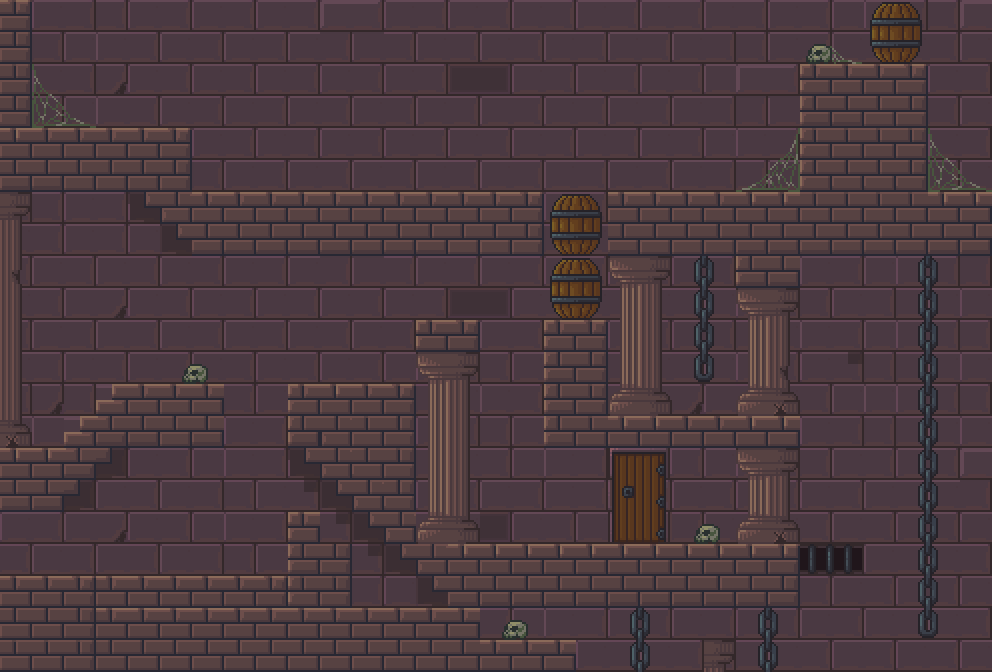

Below is a game level as drawn by its tile map, then a one-line description and the .tmx file that defines it, in full:
An orthogonal 31x21 tile map with 32x32 px tiles, 3 tile layers (background, BARREL_1, BARREL_2) and 25 objects.

<map version="1.9" tiledversion="1.9.2" orientation="orthogonal" renderorder="right-down" width="31" height="21" tilewidth="32" tileheight="32" infinite="0" nextlayerid="13" nextobjectid="87">
 <editorsettings>
  <export target="../../../../Desktop/Map1..tmx" format="tmx" />
 </editorsettings>
 <tileset firstgid="1" source="Eevings_tileSheet.tsx" />
 <layer id="1" name="background" width="31" height="21">
  <data encoding="csv">
268,269,270,14,15,16,17,18,19,20,21,22,23,24,25,26,27,28,29,30,11,12,13,14,15,16,17,259,260,20,21,
298,299,300,44,45,46,47,48,49,50,51,52,53,54,55,56,57,58,59,60,41,42,43,233,234,235,236,289,290,239,240,
328,329,330,74,75,76,77,78,79,80,81,82,83,84,85,86,87,88,89,90,71,72,73,263,264,265,266,267,268,269,270,
358,359,360,104,105,106,107,108,109,110,111,112,113,114,115,116,117,118,119,120,101,102,103,293,294,295,296,297,298,299,300,
317,546,547,548,549,550,137,138,139,140,141,142,143,144,145,146,147,148,149,150,131,132,133,323,324,325,326,327,328,329,330,
347,576,577,578,579,580,167,168,169,170,171,172,173,174,175,176,177,178,179,180,161,162,163,353,354,355,356,357,358,359,360,
380,192,193,194,381,382,546,546,546,546,546,546,546,546,547,548,550,483,484,546,547,548,549,383,384,385,386,387,388,389,390,
410,12,13,14,15,412,576,576,576,576,576,576,576,576,577,578,580,513,514,576,577,578,579,413,414,415,416,417,418,419,420,
440,42,43,44,45,46,47,48,49,50,51,52,53,54,55,56,57,483,484,433,434,249,250,575,647,46,47,48,9,10,51,
470,72,73,74,75,76,77,78,79,80,81,82,83,84,85,86,87,513,514,463,464,279,280,379,380,76,77,78,39,40,81,
500,102,103,104,105,106,107,108,109,110,111,112,113,545,550,116,117,545,550,493,494,309,310,409,410,106,107,108,69,70,111,
530,132,133,134,135,587,588,138,139,140,141,142,143,433,434,146,147,575,580,523,524,339,340,439,440,441,442,138,99,100,141,
560,438,436,316,546,547,546,482,483,373,318,548,268,463,464,176,177,575,610,583,584,438,468,589,590,471,472,168,129,130,171,
590,468,316,346,576,577,576,483,484,403,382,326,298,493,494,206,207,575,609,615,616,546,547,617,618,501,502,198,159,160,201,
318,319,346,376,15,16,17,483,484,381,382,356,328,523,524,26,27,166,167,457,458,527,528,433,434,531,532,18,189,190,21,
348,349,376,44,45,46,47,513,514,411,412,382,358,553,554,56,57,483,484,487,488,557,558,559,560,561,562,48,219,220,51,
483,484,73,74,75,76,77,483,484,545,411,412,382,583,584,86,87,513,514,517,518,587,588,589,590,591,592,78,249,250,81,
513,514,103,104,105,106,107,513,514,575,580,411,412,382,319,319,318,318,319,615,616,617,618,619,620,621,622,108,279,280,111,
548,549,550,546,546,547,548,549,550,605,610,142,143,412,349,349,348,348,349,645,646,647,648,649,650,651,652,138,309,310,141,
578,579,580,547,548,549,547,548,549,547,548,549,547,548,549,587,588,178,179,9,10,162,163,9,10,166,167,168,339,340,171,
608,609,610,577,578,579,577,578,579,577,578,579,577,578,579,547,548,549,209,39,40,192,380,39,40,196,197,198,199,200,201
</data>
 </layer>
 <layer id="11" name="BARREL_1" width="31" height="21">
  <data encoding="csv">
0,0,0,0,0,0,0,0,0,0,0,0,0,0,0,0,0,0,0,0,0,0,0,0,0,0,0,0,0,0,0,
0,0,0,0,0,0,0,0,0,0,0,0,0,0,0,0,0,0,0,0,0,0,0,0,0,0,0,0,0,0,0,
0,0,0,0,0,0,0,0,0,0,0,0,0,0,0,0,0,0,0,0,0,0,0,0,0,0,0,0,0,0,0,
0,0,0,0,0,0,0,0,0,0,0,0,0,0,0,0,0,0,0,0,0,0,0,0,0,0,0,0,0,0,0,
0,0,0,0,0,0,0,0,0,0,0,0,0,0,0,0,0,0,0,0,0,0,0,0,0,0,0,0,0,0,0,
0,0,0,0,0,0,0,0,0,0,0,0,0,0,0,0,0,0,0,0,0,0,0,0,0,0,0,0,0,0,0,
0,0,0,0,0,0,0,0,0,0,0,0,0,0,0,0,0,485,486,0,0,0,0,0,0,0,0,0,0,0,0,
0,0,0,0,0,0,0,0,0,0,0,0,0,0,0,0,0,515,516,0,0,0,0,0,0,0,0,0,0,0,0,
0,0,0,0,0,0,0,0,0,0,0,0,0,0,0,0,0,0,0,0,0,0,0,0,0,0,0,0,0,0,0,
0,0,0,0,0,0,0,0,0,0,0,0,0,0,0,0,0,0,0,0,0,0,0,0,0,0,0,0,0,0,0,
0,0,0,0,0,0,0,0,0,0,0,0,0,0,0,0,0,0,0,0,0,0,0,0,0,0,0,0,0,0,0,
0,0,0,0,0,0,0,0,0,0,0,0,0,0,0,0,0,0,0,0,0,0,0,0,0,0,0,0,0,0,0,
0,0,0,0,0,0,0,0,0,0,0,0,0,0,0,0,0,0,0,0,0,0,0,0,0,0,0,0,0,0,0,
0,0,0,0,0,0,0,0,0,0,0,0,0,0,0,0,0,0,0,0,0,0,0,0,0,0,0,0,0,0,0,
0,0,0,0,0,0,0,0,0,0,0,0,0,0,0,0,0,0,0,0,0,0,0,0,0,0,0,0,0,0,0,
0,0,0,0,0,0,0,0,0,0,0,0,0,0,0,0,0,0,0,0,0,0,0,0,0,0,0,0,0,0,0,
0,0,0,0,0,0,0,0,0,0,0,0,0,0,0,0,0,0,0,0,0,0,0,0,0,0,0,0,0,0,0,
0,0,0,0,0,0,0,0,0,0,0,0,0,0,0,0,0,0,0,0,0,0,0,0,0,0,0,0,0,0,0,
0,0,0,0,0,0,0,0,0,0,0,0,0,0,0,0,0,0,0,0,0,0,0,0,0,0,0,0,0,0,0,
0,0,0,0,0,0,0,0,0,0,0,0,0,0,0,0,0,0,0,0,0,0,0,0,0,0,0,0,0,0,0,
0,0,0,0,0,0,0,0,0,0,0,0,0,0,0,0,0,0,0,0,0,0,0,0,0,0,0,0,0,0,0
</data>
 </layer>
 <layer id="12" name="BARREL_2" width="31" height="21">
  <data encoding="csv">
0,0,0,0,0,0,0,0,0,0,0,0,0,0,0,0,0,0,0,0,0,0,0,0,0,0,0,0,0,0,0,
0,0,0,0,0,0,0,0,0,0,0,0,0,0,0,0,0,0,0,0,0,0,0,0,0,0,0,0,0,0,0,
0,0,0,0,0,0,0,0,0,0,0,0,0,0,0,0,0,0,0,0,0,0,0,0,0,0,0,0,0,0,0,
0,0,0,0,0,0,0,0,0,0,0,0,0,0,0,0,0,0,0,0,0,0,0,0,0,0,0,0,0,0,0,
0,0,0,0,0,0,0,0,0,0,0,0,0,0,0,0,0,0,0,0,0,0,0,0,0,0,0,0,0,0,0,
0,0,0,0,0,0,0,0,0,0,0,0,0,0,0,0,0,0,0,0,0,0,0,0,0,0,0,0,0,0,0,
0,0,0,0,0,0,0,0,0,0,0,0,0,0,0,0,0,0,0,0,0,0,0,0,0,0,0,0,0,0,0,
0,0,0,0,0,0,0,0,0,0,0,0,0,0,0,0,0,0,0,0,0,0,0,0,0,0,0,0,0,0,0,
0,0,0,0,0,0,0,0,0,0,0,0,0,0,0,0,0,485,486,0,0,0,0,0,0,0,0,0,0,0,0,
0,0,0,0,0,0,0,0,0,0,0,0,0,0,0,0,0,515,516,0,0,0,0,0,0,0,0,0,0,0,0,
0,0,0,0,0,0,0,0,0,0,0,0,0,0,0,0,0,0,0,0,0,0,0,0,0,0,0,0,0,0,0,
0,0,0,0,0,0,0,0,0,0,0,0,0,0,0,0,0,0,0,0,0,0,0,0,0,0,0,0,0,0,0,
0,0,0,0,0,0,0,0,0,0,0,0,0,0,0,0,0,0,0,0,0,0,0,0,0,0,0,0,0,0,0,
0,0,0,0,0,0,0,0,0,0,0,0,0,0,0,0,0,0,0,0,0,0,0,0,0,0,0,0,0,0,0,
0,0,0,0,0,0,0,0,0,0,0,0,0,0,0,0,0,0,0,0,0,0,0,0,0,0,0,0,0,0,0,
0,0,0,0,0,0,0,0,0,0,0,0,0,0,0,0,0,0,0,0,0,0,0,0,0,0,0,0,0,0,0,
0,0,0,0,0,0,0,0,0,0,0,0,0,0,0,0,0,0,0,0,0,0,0,0,0,0,0,0,0,0,0,
0,0,0,0,0,0,0,0,0,0,0,0,0,0,0,0,0,0,0,0,0,0,0,0,0,0,0,0,0,0,0,
0,0,0,0,0,0,0,0,0,0,0,0,0,0,0,0,0,0,0,0,0,0,0,0,0,0,0,0,0,0,0,
0,0,0,0,0,0,0,0,0,0,0,0,0,0,0,0,0,0,0,0,0,0,0,0,0,0,0,0,0,0,0,
0,0,0,0,0,0,0,0,0,0,0,0,0,0,0,0,0,0,0,0,0,0,0,0,0,0,0,0,0,0,0
</data>
 </layer>
 <objectgroup id="7" name="collision_SOL">
  <object id="47" x="193.943" y="192.659" width="346.786" height="60.3664" />
  <object id="48" x="610.086" y="192.659" width="187.521" height="60.3664" />
  <object id="50" x="3.85318" y="576.692" width="278.713" height="91.1918" />
  <object id="51" x="285.135" y="608.802" width="192.659" height="59.082" />
  <object id="57" x="449.537" y="544.582" width="346.786" height="59.082" />
  <object id="58" x="544.582" y="321.098" width="66.7884" height="42.3849" />
  <object id="59" x="128.439" y="385.318" width="92.4762" height="59.082" />
  <object id="73" x="2.56878" y="449.537" width="57.7976" height="24.4034" />
  <object id="80" x="28.2566" y="127.155" width="160.549" height="16.6971" />
  <object id="85" x="416.143" y="319.814" width="62.9352" height="12.8439" />
  <object id="86" x="290.273" y="385.318" width="122.017" height="61.6508" />
 </objectgroup>
 <objectgroup id="9" name="collision_MUR">
  <object id="52" x="288.988" y="511.188" width="60.3664" height="93.7606" />
  <object id="53" x="1.28439" y="0" width="24.4034" height="445.684" />
  <object id="54" x="801.46" y="64.2196" width="29.541" height="131.008" />
  <object id="55" x="611.37" y="254.31" width="56.5132" height="159.265" />
  <object id="56" x="739.81" y="446.968" width="59.082" height="95.045" />
  <object id="81" x="146.421" y="146.421" width="43.6693" height="41.1005" />
  <object id="84" x="417.427" y="336.511" width="61.6508" height="204.218" />
 </objectgroup>
 <objectgroup id="10" name="Collision_BARREL" visible="0">
  <object id="65" x="548.435" y="193.943" width="53.9445" height="57.7976" />
  <object id="66" x="549.72" y="259.447" width="53.9445" height="53.9445" />
  <object id="67" x="547.151" y="481.647" width="55.2288" height="56.5132" />
  <object id="69" x="228.622" y="385.318" width="52.6601" height="57.7976" />
  <object id="70" x="229.906" y="452.106" width="55.2288" height="56.5132" />
  <object id="71" x="227.337" y="513.757" width="57.7976" height="56.5132" />
  <object id="72" x="3.85318" y="513.757" width="56.5132" height="59.082" />
 </objectgroup>
</map>
